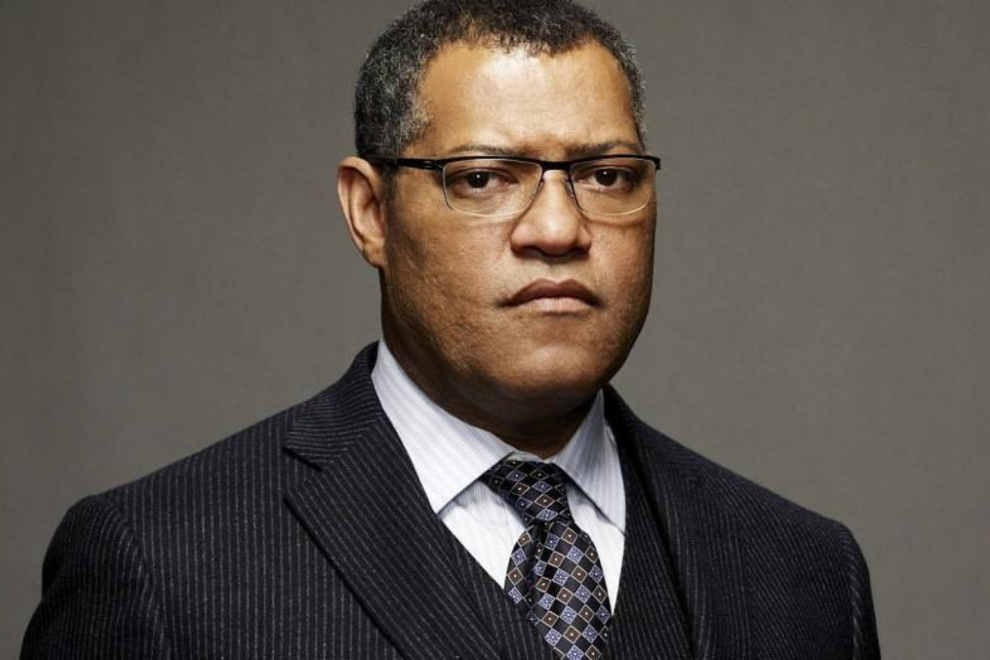
#> input picture Dataset/10_Laurence_Fishburne/image_A1210.jpeg, 1980 x 1320 px (shown at 1/2 size)
$ python -i download.py   (imports and definitions only)
#> lines starting #> are read from the running program, lines starting #| are printed output that depends on the picture
#> further down, picture is the input picture: shape (1320, 1980, 3); mean B, G, R 76.2, 82.7, 90.6
import os
import requests
from bs4 import BeautifulSoup
import pandas as pd
from scipy.io import loadmat
import shutil


original_path = "C:/Users/asent/Desktop/S4_Barcelona/FaceDetection/FACE_DETECTION_CHALLENGE/"
imgPath     = original_path + "TRAINING/"

# [50 lines of commented-out code are left out]


# [21 lines left out: function download_images, not called in this run]

# [37 lines of commented-out code are left out]

import cv2 as cv
#-- Face detection
face_cascade = cv.CascadeClassifier(cv.data.haarcascades + 'haarcascade_frontalface_alt.xml')

#parameter for the detection
scaleFactor  = 1.05
minNeighbors = 6
minsize      = 100
# maxsize      = 700

def MyFaceDetectionFunction(img): #from lab 1
    frame_gray = cv.cvtColor(img, cv.COLOR_BGR2GRAY)
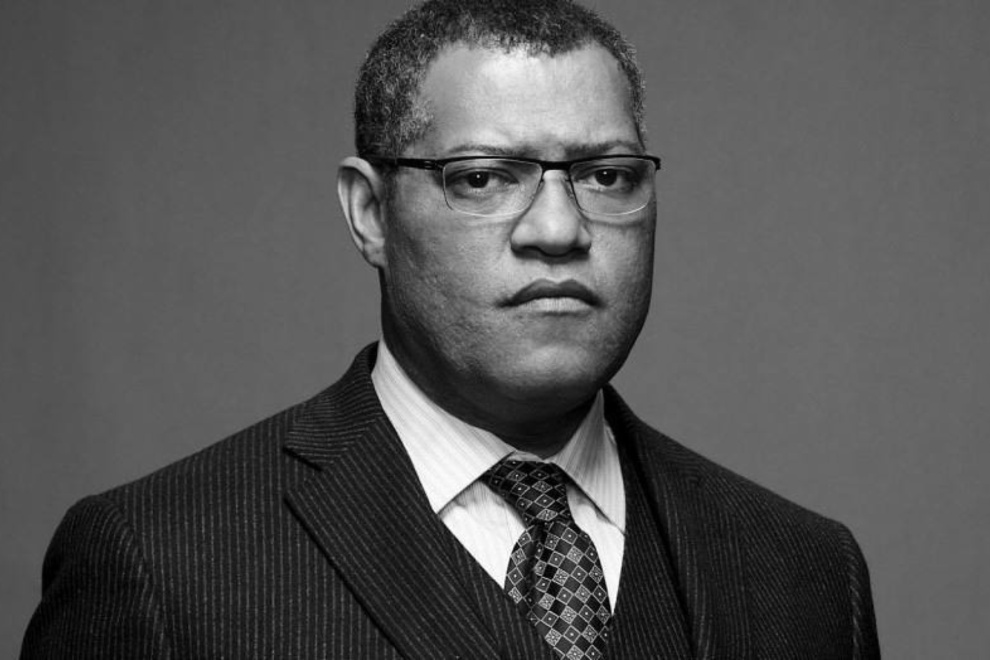
#> frame_gray: shape (1320, 1980) (shown at 1/2 size); min 0, max 255, mean 84.3
    frame_gray = cv.equalizeHist(frame_gray)
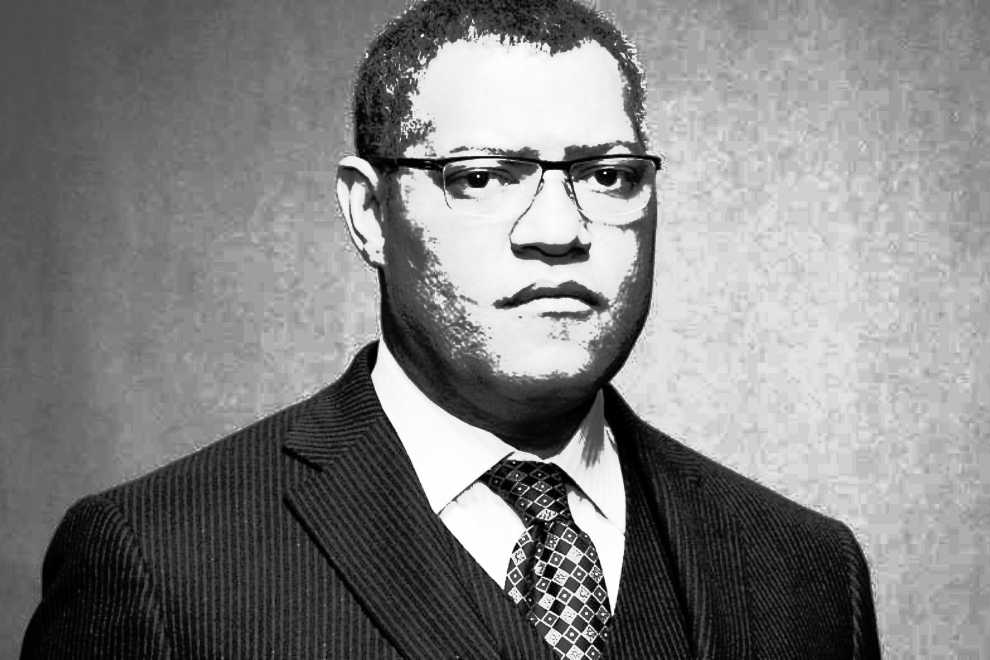
#> frame_gray: shape (1320, 1980) (shown at 1/2 size); min 0, max 255, mean 129.3
    #-- Detect faces
    faces = face_cascade.detectMultiScale(
        frame_gray,
        scaleFactor  = scaleFactor,
        minNeighbors = minNeighbors,
        minSize      = (minsize, minsize),
        # maxSize      = (maxsize, maxsize)
    )
#> faces = [[782, 104, 616, 616]]
    return faces

# [34 lines left out: functions select_two_biggest_faces, See_detection, not called in this run]

# [37 lines of commented-out code are left out]
import json
import numpy as np
import pandas as pd
import os
import cv2 as cv  # Assurez-vous d'avoir cv2 installé pour utiliser cv.imread

# [29 lines of commented-out code are left out]


new_data = []

# [12 lines not run here, left out]

>>> import cv2
>>> picture = cv2.imread('Dataset/10_Laurence_Fishburne/image_A1210.jpeg')
>>> result = MyFaceDetectionFunction(picture)
#> result = [[782, 104, 616, 616]]

$ run again, on Dataset/14_Jason_Sudeikis/image_A1239.jpg
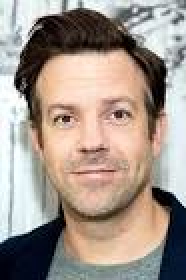
#> input picture Dataset/14_Jason_Sudeikis/image_A1239.jpg, 93 x 140 px (shown 2 times larger)
#> picture is the input picture: shape (140, 93, 3); mean B, G, R 140.2, 149.8, 163.1
#> in MyFaceDetectionFunction, `frame_gray = cv.cvtColor(img, cv.COLOR_BGR2GRAY)`:
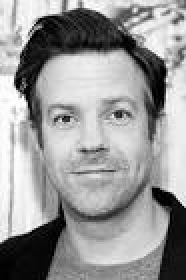
#> frame_gray: shape (140, 93) (shown 2 times larger); min 0, max 255, mean 152.7
#> in MyFaceDetectionFunction, `frame_gray = cv.equalizeHist(frame_gray)`:
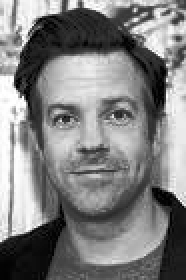
#> frame_gray: shape (140, 93) (shown 2 times larger); min 0, max 255, mean 128
#> faces = ()

$ run again, on Dataset/18_Morena_Baccarin/image_A1253.jpg
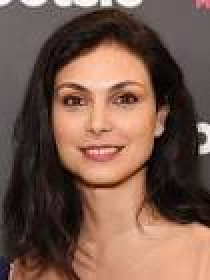
#> input picture Dataset/18_Morena_Baccarin/image_A1253.jpg, 105 x 140 px (shown 2 times larger)
#> picture is the input picture: shape (140, 105, 3); mean B, G, R 75.8, 88.7, 118.4
#> in MyFaceDetectionFunction, `frame_gray = cv.cvtColor(img, cv.COLOR_BGR2GRAY)`:
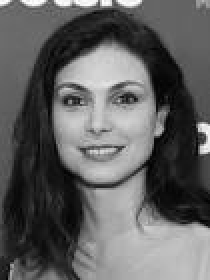
#> frame_gray: shape (140, 105) (shown 2 times larger); min 2, max 255, mean 96.1
#> in MyFaceDetectionFunction, `frame_gray = cv.equalizeHist(frame_gray)`:
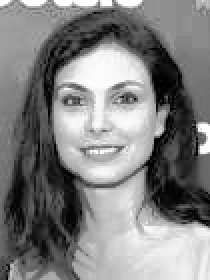
#> frame_gray: shape (140, 105) (shown 2 times larger); min 0, max 255, mean 128.4
#> faces = ()

$ run again, on Dataset/1_Channing_Tatum/image_A1274.jpg
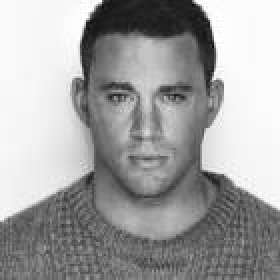
#> input picture Dataset/1_Channing_Tatum/image_A1274.jpg, 140 x 140 px (shown 2 times larger)
#> picture is the input picture: shape (140, 140, 3); min 9, max 255, mean 161.9
#> in MyFaceDetectionFunction, `frame_gray = cv.equalizeHist(frame_gray)`:
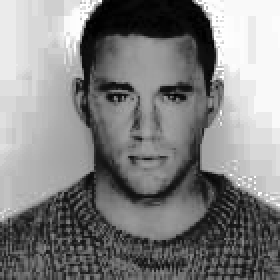
#> frame_gray: shape (140, 140) (shown 2 times larger); min 0, max 255, mean 129.1
#> faces = [[20, 8, 109, 109]]
